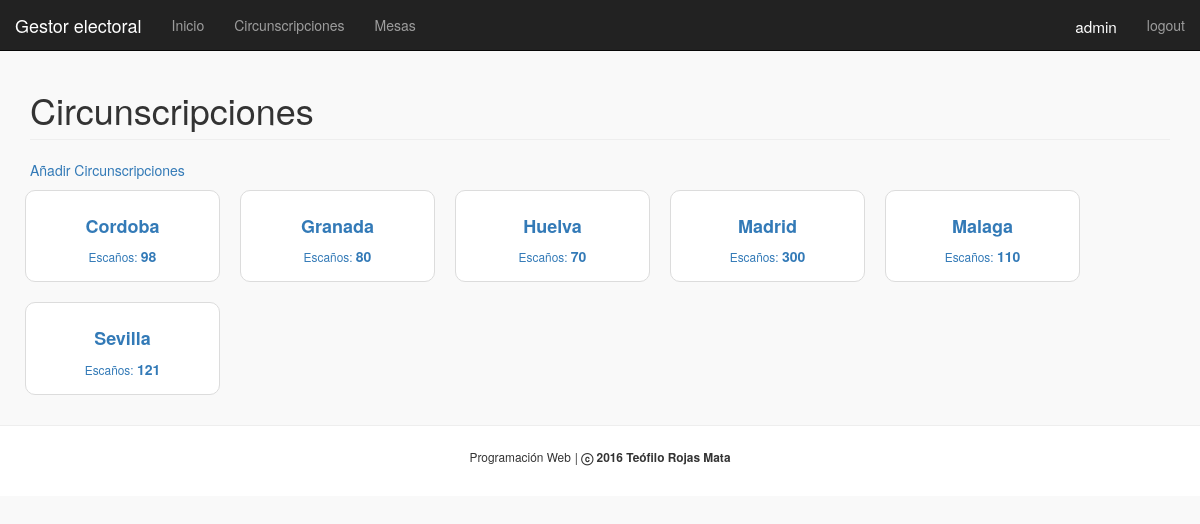
Screenshot of /eleccion/circunscripcion/ (signed in) with the database file from the repository.
### eleccion/models.py (models this page shows, shortened)
class Circunscripcion(models.Model):
	nombre = models.CharField(max_length = 144, default = "nombre")
	nEscanos = models.IntegerField(blank=True)
	class Meta:
		ordering = ['nombre']

### eleccion/views.py (the view)
class CircunscripcionLista(ListView):
	model = Circunscripcion
	template_name = "eleccion/circunscripcion.html"

### templates/eleccion/circunscripcion.html
{% extends "eleccion/base.html" %}
    {% block content %}
    	<h1  class="page-header">Circunscripciones</h1>
        {% if perms.eleccion.change_circunscripcion %}
			<a href="crear/">Añadir Circunscripciones</a>
		{% endif %}
		<div class="row">
			{% for x in object_list %}
				<a href="{% url 'circunscripcion_detalle_url' x.id %}">
					<div class="col-md-2 cajaBlanca">
							<h4><strong>{{ x.nombre }}</strong></h4>
							<small>Escaños: </small> <strong>{{ x.nEscanos }}</strong>
					</div>
				</a>
			{% empty %}
	    			<li>No hay circunscripciones aún.</li>
			{% endfor %}
		</div>
    {% endblock %}

### templates/eleccion/base.html (shortened to what this page needs)
<!DOCTYPE html>
{% load staticfiles %}
<html lang="es">
    <head>
        <link rel="stylesheet" href="{% static 'css/main.css' %}">
        <link rel="stylesheet" href="{% static 'bootstrap/css/bootstrap.css' %}">
    </head>
    <body>
    <nav class="navbar navbar-inverse navbar-fixed-top">
        <div class="navbar-header">
          <a class="navbar-brand" href="{% url 'index' %}">Gestor electoral</a>
        </div>
        <div id="navbar" class="collapse navbar-collapse">
          <ul class="nav navbar-nav">
            <li><a href="{% url 'index' %}">Inicio</a></li>
            <li><a href="{% url 'circunscripcion_url' %}">Circunscripciones</a></li>
            <li><a href="{% url 'mesa_url' %}">Mesas</a></li>
          </ul>
          <ul class="nav navbar-nav navbar-right">
               {% if user.is_authenticated %}
                    <li class="navbar-brand" style="color:white"><small>{{ user.username }}</small></li>
                    <li><a href="/eleccion/logout/">logout</a></li>
                {% else%}
                    <li class="navbar-brand" style="color:white"><small>Anónimo</small></li>
                    <li><a href="/eleccion/login/">login</a></li>
                {% endif %}
          </ul>
        </div>
    </nav>
        <div class="container">
          <div class="starter-template">
            {% block content %}
            {% endblock content %}
          </div>
        </div>
    </body>
    <footer>
        <hr>
        <p style="text-align: center;">
            <small>Programación Web</small>
            <small> | </small>
            <small><strong>ⓒ 2016 Teófilo Rojas Mata</strong></small>
        </p>
    </footer>
</html>

### static/css/main.css (style rules this page uses)
.container { padding-top: 50px; }
.navbar-right { margin-right: 0px !important; }
footer { background-color: white; padding-bottom: 20px; }
body { background-color: #f9f9f9 !important; }
.cajaBlanca { background-color: white; margin: 10px; border: 1px solid #dcdcdc; border-radius: 10px; padding: 15px; text-align: center; }
.cajaBlanca > h4 { text-align: center; }

### rows the page displays
Circunscripcion: nombre "Cordoba", nEscanos "98"
Circunscripcion: nombre "Granada", nEscanos "80"
Circunscripcion: nombre "Huelva", nEscanos "70"
Circunscripcion: nombre "Madrid", nEscanos "300"
Circunscripcion: nombre "Malaga", nEscanos "110"
Circunscripcion: nombre "Sevilla", nEscanos "121"

### other values shown
{{ user.username }} "admin"
